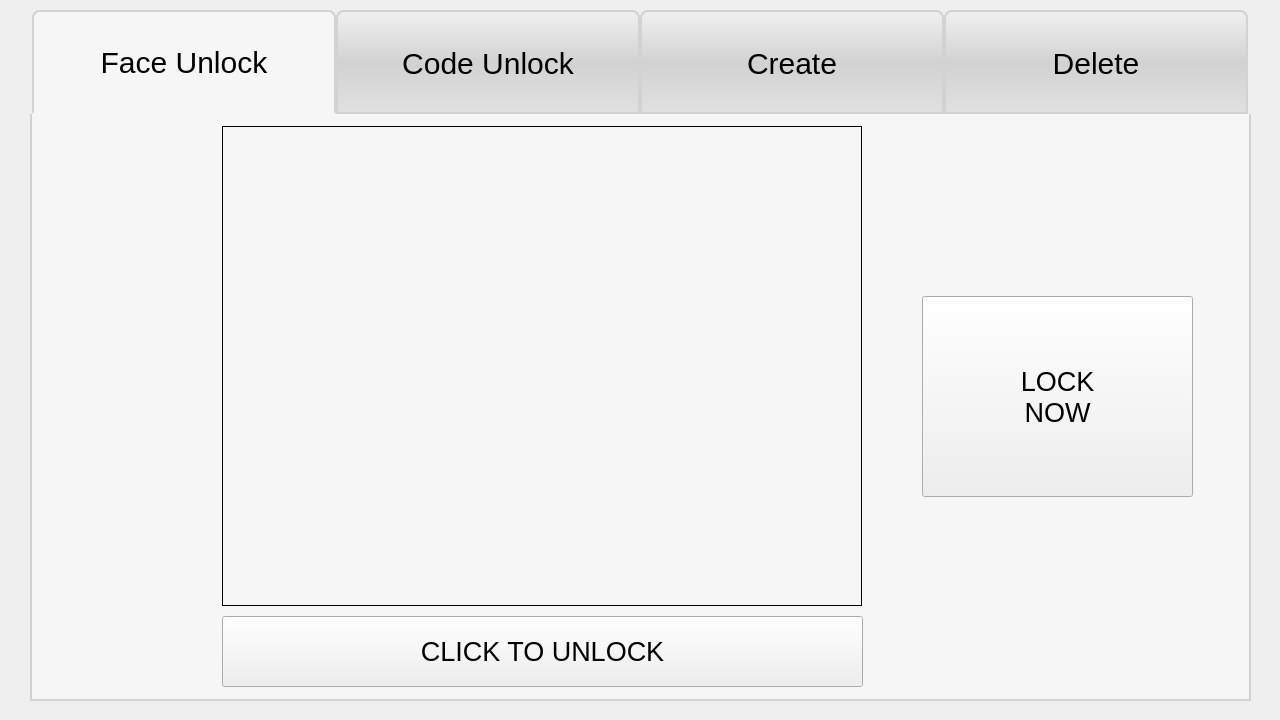
<?xml version="1.0" encoding="UTF-8"?>
<ui version="4.0">
 <class>Welcome</class>
 <widget class="QWidget" name="Welcome">
  <property name="geometry">
   <rect>
    <x>0</x>
    <y>0</y>
    <width>1280</width>
    <height>720</height>
   </rect>
  </property>
  <property name="windowTitle">
   <string>E-Lock</string>
  </property>
  <widget class="QTabWidget" name="tabWidget">
   <property name="geometry">
    <rect>
     <x>30</x>
     <y>10</y>
     <width>1221</width>
     <height>691</height>
    </rect>
   </property>
   <property name="styleSheet">
    <string notr="true">QTabWidget::pane{
	border: 2px solid rgb(210, 210, 210);
	background:rgb(246, 246, 246);
	border-top-color:transparent;
}
QTabWidget::tab-bar{
	background:rgb(0, 0, 0);
	subcontrol-position:center;
}
QTabBar::tab{
	width:300px;/*宽度根据实际需要进行调整*/
	height:100px;
	background:rgb(210, 210, 210);
	border: 2px solid rgb(210, 210, 210);
	border-top-left-radius: 8px;
	border-top-right-radius: 8px;
    font-size:30px;
}
QTabBar::tab:selected{	
	background:rgb(246, 246, 246);
	border-bottom-color:rgb(246, 246, 246);
}
QTabBar::tab:!selected{
	background:qlineargradient(spread:pad, x1:0, y1:0, x2:0, y2:1, stop:0 rgba(240, 240, 240, 255), stop:0.5 rgba(210, 210, 210, 255), stop:1 rgba(225, 225, 225, 255));
}</string>
   </property>
   <property name="currentIndex">
    <number>0</number>
   </property>
   <widget class="QWidget" name="tab">
    <attribute name="title">
     <string>Face Unlock</string>
    </attribute>
    <widget class="QLabel" name="label">
     <property name="geometry">
      <rect>
       <x>190</x>
       <y>10</y>
       <width>640</width>
       <height>480</height>
      </rect>
     </property>
     <property name="frameShape">
      <enum>QFrame::Box</enum>
     </property>
     <property name="text">
      <string/>
     </property>
    </widget>
    <widget class="QPushButton" name="pushButton">
     <property name="geometry">
      <rect>
       <x>190</x>
       <y>500</y>
       <width>641</width>
       <height>71</height>
      </rect>
     </property>
     <property name="font">
      <font>
       <pointsize>20</pointsize>
      </font>
     </property>
     <property name="text">
      <string>CLICK TO UNLOCK</string>
     </property>
    </widget>
    <widget class="QPushButton" name="lock_btn">
     <property name="geometry">
      <rect>
       <x>890</x>
       <y>180</y>
       <width>271</width>
       <height>201</height>
      </rect>
     </property>
     <property name="font">
      <font>
       <pointsize>20</pointsize>
      </font>
     </property>
     <property name="styleSheet">
      <string notr="true"/>
     </property>
     <property name="text">
      <string>LOCK
NOW</string>
     </property>
    </widget>
   </widget>
   <widget class="QWidget" name="tab_4">
    <attribute name="title">
     <string>Code Unlock</string>
    </attribute>
    <widget class="QLineEdit" name="passwd_Edit">
     <property name="geometry">
      <rect>
       <x>290</x>
       <y>150</y>
       <width>641</width>
       <height>120</height>
      </rect>
     </property>
     <property name="font">
      <font>
       <pointsize>20</pointsize>
      </font>
     </property>
     <property name="maxLength">
      <number>4</number>
     </property>
     <property name="echoMode">
      <enum>QLineEdit::Password</enum>
     </property>
    </widget>
    <widget class="QPushButton" name="pushButton_2">
     <property name="geometry">
      <rect>
       <x>290</x>
       <y>500</y>
       <width>641</width>
       <height>71</height>
      </rect>
     </property>
     <property name="font">
      <font>
       <pointsize>20</pointsize>
      </font>
     </property>
     <property name="text">
      <string>CLICK TO UNLOCK</string>
     </property>
    </widget>
   </widget>
   <widget class="QWidget" name="tab_2">
    <attribute name="title">
     <string>Create</string>
    </attribute>
    <widget class="QLabel" name="label_save">
     <property name="geometry">
      <rect>
       <x>190</x>
       <y>10</y>
       <width>640</width>
       <height>480</height>
      </rect>
     </property>
     <property name="frameShape">
      <enum>QFrame::Box</enum>
     </property>
     <property name="text">
      <string/>
     </property>
    </widget>
    <widget class="QLineEdit" name="lineEdit">
     <property name="geometry">
      <rect>
       <x>400</x>
       <y>500</y>
       <width>431</width>
       <height>71</height>
      </rect>
     </property>
     <property name="font">
      <font>
       <pointsize>20</pointsize>
      </font>
     </property>
    </widget>
    <widget class="QPushButton" name="save_btn">
     <property name="geometry">
      <rect>
       <x>840</x>
       <y>10</y>
       <width>271</width>
       <height>181</height>
      </rect>
     </property>
     <property name="font">
      <font>
       <pointsize>20</pointsize>
      </font>
     </property>
     <property name="text">
      <string>SAVE
IMAGE</string>
     </property>
    </widget>
    <widget class="QLineEdit" name="passwd_Edit_new">
     <property name="geometry">
      <rect>
       <x>840</x>
       <y>250</y>
       <width>271</width>
       <height>120</height>
      </rect>
     </property>
     <property name="font">
      <font>
       <pointsize>20</pointsize>
      </font>
     </property>
     <property name="maxLength">
      <number>4</number>
     </property>
     <property name="echoMode">
      <enum>QLineEdit::Password</enum>
     </property>
     <property name="placeholderText">
      <string>Change New Code</string>
     </property>
    </widget>
    <widget class="QPushButton" name="save_code_btn">
     <property name="geometry">
      <rect>
       <x>840</x>
       <y>380</y>
       <width>271</width>
       <height>191</height>
      </rect>
     </property>
     <property name="font">
      <font>
       <pointsize>20</pointsize>
      </font>
     </property>
     <property name="text">
      <string>SAVE
CODE</string>
     </property>
    </widget>
    <widget class="QLabel" name="label_2">
     <property name="geometry">
      <rect>
       <x>190</x>
       <y>500</y>
       <width>201</width>
       <height>71</height>
      </rect>
     </property>
     <property name="font">
      <font>
       <pointsize>20</pointsize>
      </font>
     </property>
     <property name="text">
      <string>New Name</string>
     </property>
    </widget>
   </widget>
   <widget class="QWidget" name="tab_3">
    <attribute name="title">
     <string>Delete</string>
    </attribute>
    <widget class="QListWidget" name="listWidget">
     <property name="geometry">
      <rect>
       <x>840</x>
       <y>10</y>
       <width>271</width>
       <height>381</height>
      </rect>
     </property>
    </widget>
    <widget class="QLabel" name="label_delete">
     <property name="geometry">
      <rect>
       <x>190</x>
       <y>10</y>
       <width>640</width>
       <height>480</height>
      </rect>
     </property>
     <property name="frameShape">
      <enum>QFrame::Box</enum>
     </property>
     <property name="text">
      <string/>
     </property>
    </widget>
    <widget class="QLabel" name="label_info">
     <property name="geometry">
      <rect>
       <x>10</x>
       <y>10</y>
       <width>271</width>
       <height>481</height>
      </rect>
     </property>
     <property name="text">
      <string/>
     </property>
    </widget>
    <widget class="QPushButton" name="delete_btn">
     <property name="geometry">
      <rect>
       <x>840</x>
       <y>400</y>
       <width>271</width>
       <height>91</height>
      </rect>
     </property>
     <property name="font">
      <font>
       <pointsize>20</pointsize>
      </font>
     </property>
     <property name="text">
      <string>Delete</string>
     </property>
    </widget>
   </widget>
  </widget>
 </widget>
 <resources/>
 <connections/>
</ui>
